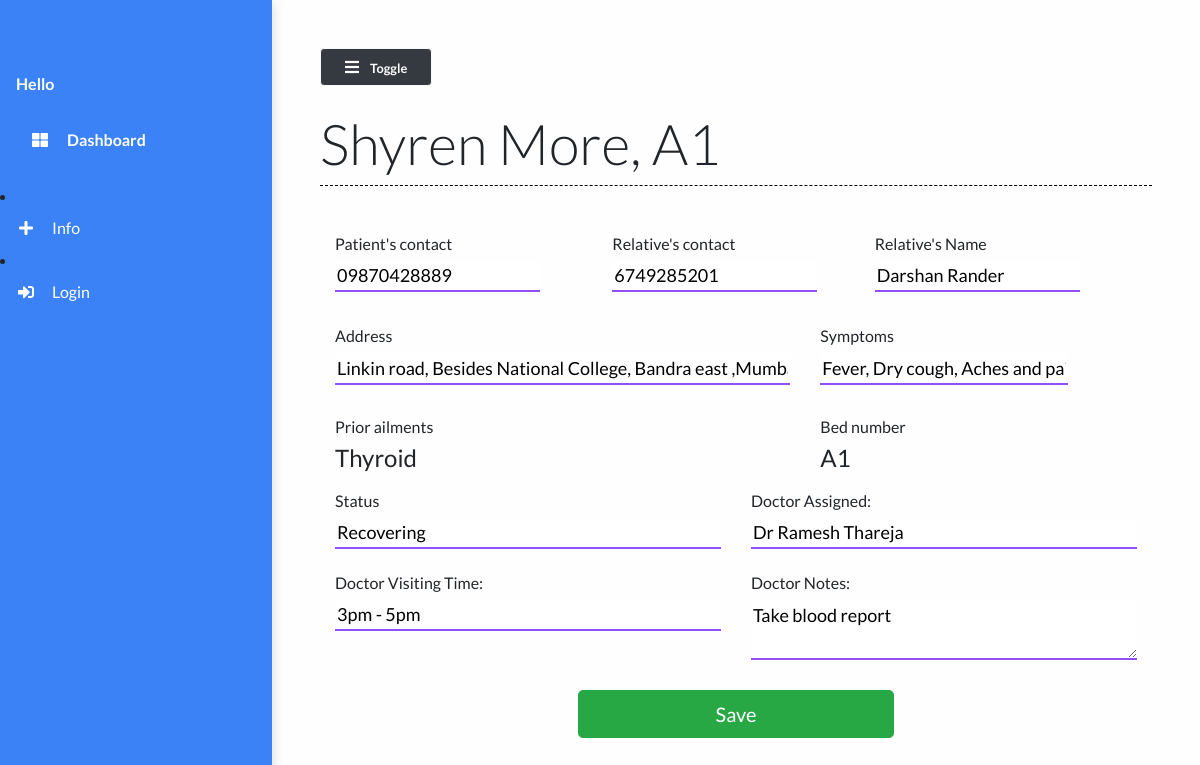
Page /patient/1 on the earlier database version.
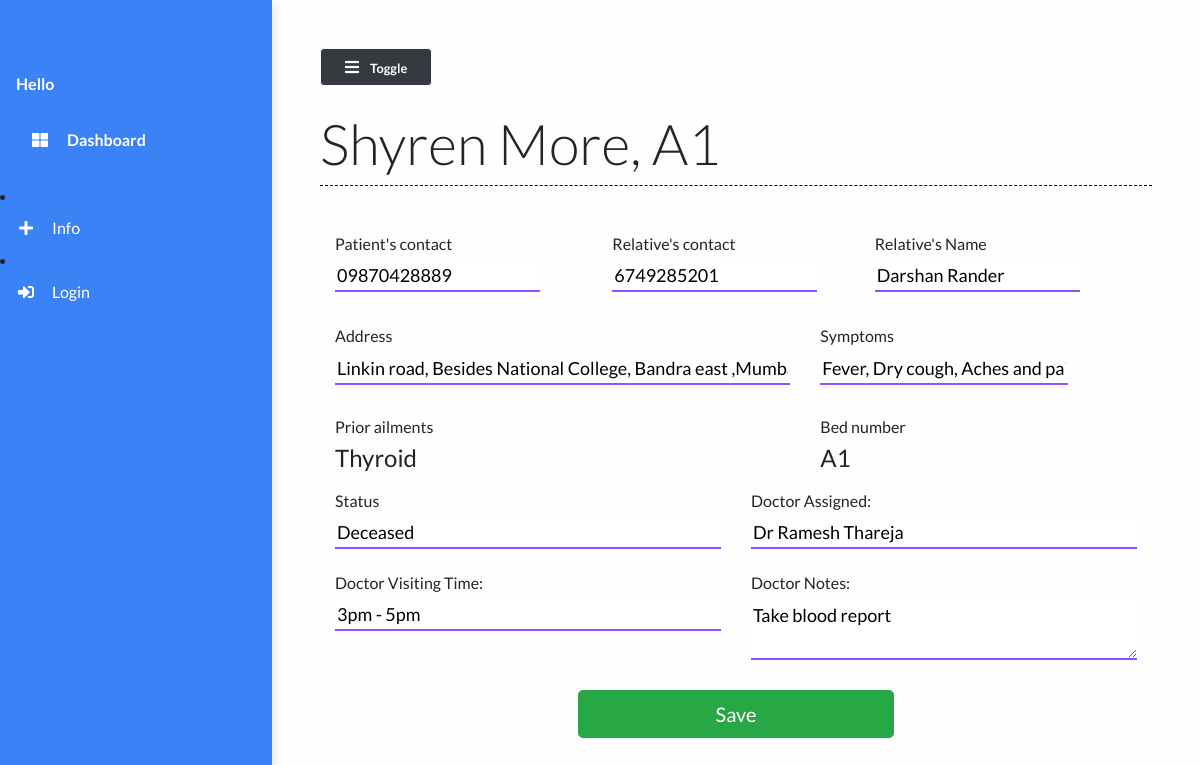
Same page on the later database version.
### main/models.py (models this page shows, shortened)
class Patient(models.Model):
    name = models.CharField(max_length=50)
    phone_num = models.CharField(max_length=15)
    patient_relative_name = models.CharField(max_length=50, null=True)
    patient_relative_contact = models.CharField(max_length=15, null=True)
    address = models.TextField()
    SYMPTOMS = (
        ('Fever', 'Fever'),
        ('Dry cough', 'Dry cough'),
        ('Tiredness', 'Tiredness'),
        ('Aches and pains', 'Aches and pains'),
        ('Sore throat', 'Sore throat'),
        ('Diarrhoea', 'Diarrhoea'),
        ('Loss of taste or smell', 'Loss of taste or smell'),
        ('Difficulty in breathing or shortness of breath', 'Difficulty in breathing or shortness of breath'),
        ('Chest pain or pressure', 'Chest pain or pressure'),
        ('Loss of speech or movement', 'Loss of speech or movement'),
    )
    symptoms = MultiSelectField(choices=SYMPTOMS, null=True)
    prior_ailments = models.TextField()
    bed_num = models.ForeignKey("Bed", on_delete=models.CASCADE)
    dob = models.DateField(null=True)
    doctor = models.ForeignKey("Doctor", on_delete=models.CASCADE, null=True)
    doctors_notes = models.TextField(null=True, blank=True)
    doctors_visiting_time = models.CharField(null=True, max_length=50, blank=True)
    status = models.CharField(max_length=50)

class Bed(models.Model):
    bed_number = models.CharField(max_length=50)
    occupied = models.BooleanField()
    def __str__(self):
        return self.bed_number

class Doctor(models.Model):
    name = models.CharField(max_length=100)
    def __str__(self):
        return self.name

### main/views.py (the view, shortened to what this page needs)
# urls.py: path("patient/<str:pk>", views.patient, name="patient"),
def patient(request, pk):
    patient = Patient.objects.get(id=pk)
    context = {
        'patient': patient
    }
    return render(request, 'main/patient.html', context)

### main/templates/main/patient.html (shortened to what this page needs)
{% extends 'main/base.html' %}
{% load static %}
{% block contentTitle %}
    {{patient.name}}, {{patient.bed_num}}
{% endblock contentTitle %}
{% block content %}
		<form class="form" action="" method="post" id="registrationForm">
			<div class="container">
				<div class="patient-form">
					<div class="row">
						<div class="col-md-4 form-field mt-4 mb-0">
						<label for="mobile"><h6>Patient's contact</h6>
						<input type="text" id="name" class="input-text" type="text" name="mobile" placeholder="Mobile No" value="{{patient.phone_num}}">
						</label>
						</div>
						<div class="offset-md-2 col-md-4 form-field mt-4 mb-0">
						<label for="mobile" class="mb-0"><h6>Relative's contact</h6>
						<input type="text" id="mobile2" class="input-text" type="text" name="mobile2" placeholder="Mobile No" value="{{patient.patient_relative_contact}}">
						</label>
						</div>
						<div class="form-field mt-4">
						<label for="relativeName" class="mb-0"><h6>Relative's Name</h6>
						<input
							type="text"
							class="input-text"
							name="relativeName"
							id="realtiveName"
							value="{{patient.patient_relative_name}}"
							/>
						</label>
						</div>
						<div class="col-md-7 form-field mt-0">
						<label for="address" class="mb-0 mt-0"><h6>Address</h6></label>
						<input
							type="address"
							class="input-text"
							id="location"
							placeholder="address"
							name="location"
							title="enter a location"
							value="{{patient.address}}"
						/>
						</div>
						<div class="offset-md-1 col-md-4 form-field mt-0">
							<label for="symptoms" class="mb-0"><h6>Symptoms</h6></label>
							<input
								type="text"
								class="input-text"
								name="symptons"
								id="symptons"
								value="{{patient.symptoms}}"
							/>
						</div>
						<div class="col-md-7">
							<h6>Prior ailments</h6>
							<label for="prior_ailments"><h4>{{patient.prior_ailments}}</h4></label>
						</div>
						<div class="col-md-5">
							<h6>Bed number</h6>
							<label for="bed_num" class="mb-0">
							<h4>{{patient.bed_num}}</h4>
							</label>
						</div>
						<div class="col-md-6">
						 	<label for="status" class="mb-0">
							<h6>Status</h6></label>
							<input
								type="text"
								class="input-text"
								name="status"
								id="status"
								value="{{patient.status}}"
							/>
						</div>
						<div class="col-md-6">
							<label for="doctor" class="mb-0">
							<h6>Doctor Assigned: </h6>
							</label>
							<input
								type="text"
								class="input-text"
								name="doctor"
								id="doctor"
								value="{{patient.doctor}}"
							/>
						</div>
						<div class="col-md-6">
							<label for="doctor_time" class="mb-0 mt-4">
							<h6>Doctor Visiting Time: </h6>
							</label>
							<input
								type="text"
								class="input-text"
								name="doctor_time"
								id="doctor_time"
								value="{{patient.doctors_visiting_time}}"
							/>
						</div>
						<div class="col-md-6">
							<label for="doctor_notes" class="mb-0 mt-4">
							<h6>Doctor Notes: </h6>
							</label>
							<textarea
								class="input-text"
								name="doctor_notes"
								id="doctor_notes"
								{{patient.doctors_notes}}
							>{{patient.doctors_notes}}</textarea>
						</div>
					</div>
				</div>
			</div>
		<div class="form-group">
			<div class="col-md-5 mx-auto">
			<br />
			<button class="btn btn-lg btn-success btn-block mx-auto" type="submit">
				 Save
			</button>
			</div>
	 	</div>
		 </form>
{% endblock content %}

Differences in the rows shown:
changed Patient "Shyren More": status "Recovering" → "Deceased"
